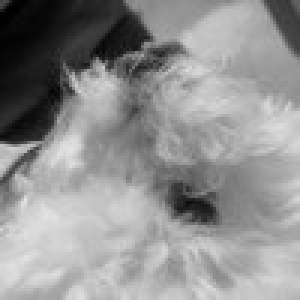
#> input picture lab5/Ecualizador Python/img.png, 100 x 100 px, found by its file name (shown 3 times larger)
$ python convertir_a_pixeles.py
#> lines starting #> are read from the running program, lines starting #| are printed output that depends on the picture
from PIL import Image
import numpy as np
import matplotlib.pyplot as plt


def obtener_pixeles(img):
    img = img.convert("L")
    pixeles = np.array(img, dtype=np.uint8).flatten().tolist()
    return pixeles

def pasar_a_string(pixeles):
    string = ""
    i = 0
    for p in pixeles:
        string = string + str(i) + ":" + str(p) + ";\n"
        i = i + 1
    return string

imagen = Image.open("img.png")
#> imagen is the input picture: PIL image 100x100 RGB; min 0, max 227, mean 144.4
pixeles = obtener_pixeles(imagen)
#> in obtener_pixeles, `pixeles = np.array(img, dtype=np.uint8).flatten().tolist()`: pixeles = 10000 values, max 227 at index 7115, min 0 at index 203, mean 144.4
print("string: ", pasar_a_string(pixeles))
#> the loop in pasar_a_string, `for p in pixeles:` made 10000 passes
#> p on passes 1 to 3: 65, 74, 65
#> after the loop in pasar_a_string, `for p in pixeles:`: i = 10000
#> (printed output is left out)


num_bins = 10
n, bins, patches = plt.hist(pixeles, num_bins, facecolor='blue', alpha=0.5)
#> n = [598, 691, 410, 237, 364, 737, 1520, 2124, 2546, 773]; bins = [0, 22.7, 45.4, 68.1, 90.8, 113.5, 136.2, 158.9, 181.6, 204.3, 227]; patches = 10 items
plt.xlabel('Valor de pixel')
plt.ylabel('Cantidad de pixeles')
plt.title(r'Histograma de Imagen')
plt.show()
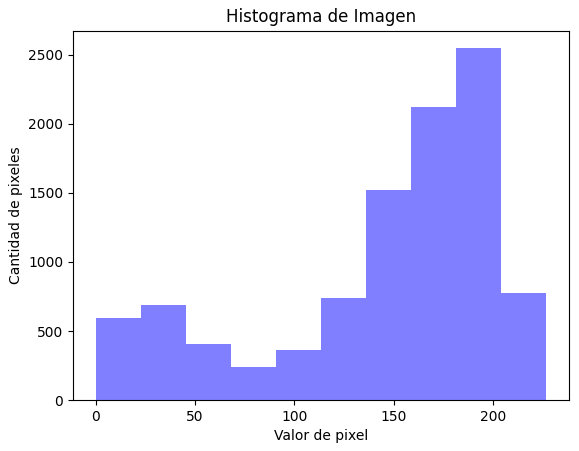
#> figure drawn by matplotlib, 1 panel; tallest bar 2546 high, from x = 181.6 to 204.3


def cortar_string(string):
#> called with string = 'EDAB9800'
    cortado = ""
    for i in range(0, len(string), 2):
        cortado = cortado + str(string[i:i+2]) + "\n"

    return cortado


cadena = "EDAB9800"

print(cortar_string(cadena))
